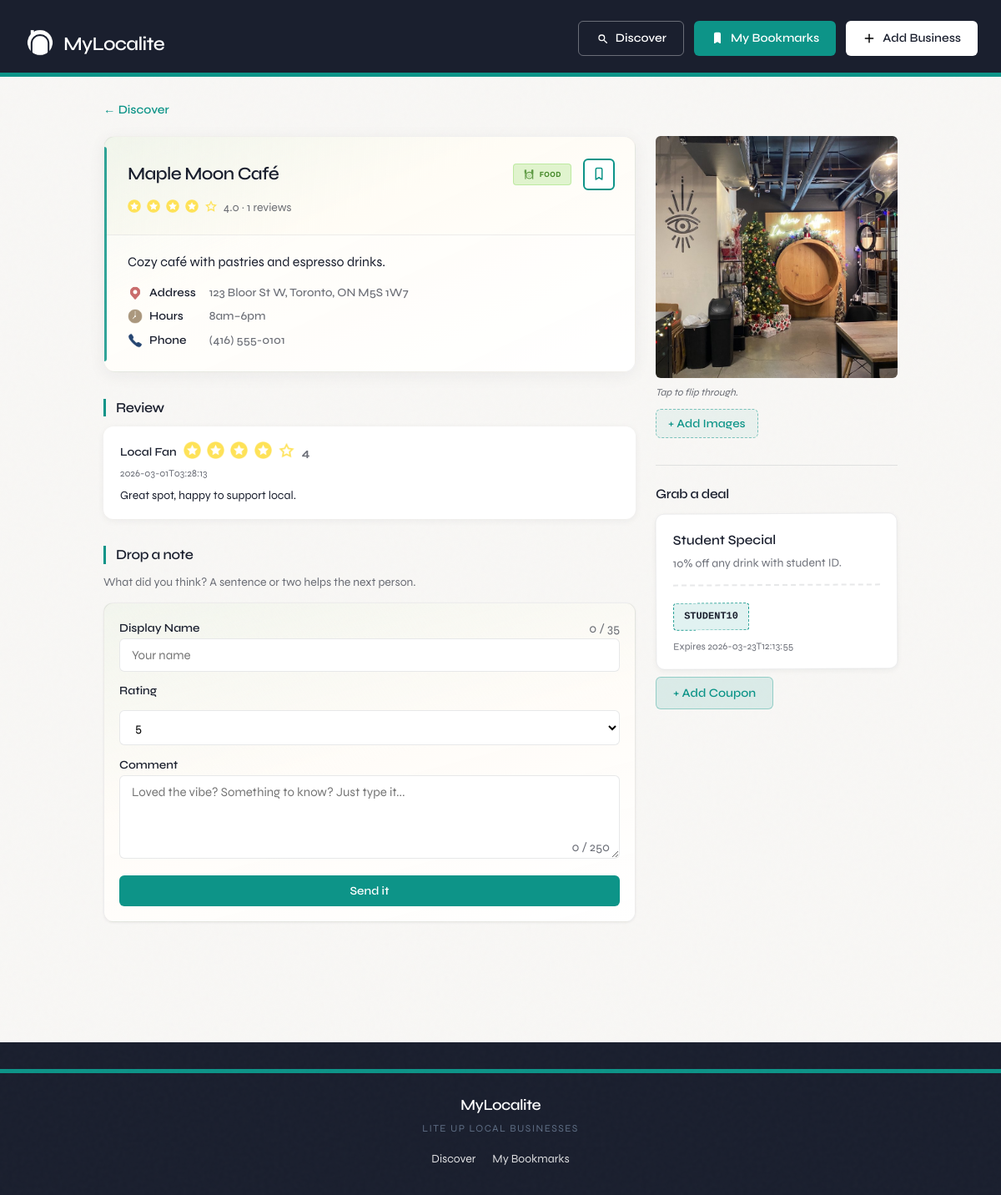
/business/1, run on the app's committed database.
### tables this page shows
CREATE TABLE business (
        id INTEGER PRIMARY KEY AUTOINCREMENT,
        name TEXT,
        category TEXT,
        description TEXT,
        address TEXT,
        hours TEXT,
        phone TEXT
    );

CREATE TABLE review (
        id INTEGER PRIMARY KEY AUTOINCREMENT,
        business_id INTEGER,
        username TEXT,
        rating INTEGER,
        comment TEXT,
        created_at TEXT,
        is_flagged INTEGER
    );

CREATE TABLE deal (
        id INTEGER PRIMARY KEY AUTOINCREMENT,
        business_id INTEGER,
        title TEXT,
        description TEXT,
        coupon_code TEXT,
        expires_at TEXT,
        is_active INTEGER
    );

### app.py (the view)
@app.route("/business/<int:business_id>")
def business_detail(business_id):
    business = fetch_business_by_id(business_id)
    if business is None:
        return "Business not found", 404
    deals = fetch_active_deals_for_business(business_id)
    reviews = fetch_reviews_for_business(business_id)
    owner_id = get_bookmark_owner_id()
    bookmarked = is_bookmarked(owner_id, business_id)
    photos = fetch_photos_for_business(business_id)
    return render_template(
        "business.html",
        business=business,
        deals=deals,
        reviews=reviews,
        bookmarked=bookmarked,
        photos=photos,
    )

### app.py (called while the page is built)
def get_conn():
    conn = sqlite3.connect(DB_PATH, timeout=DB_TIMEOUT)
    conn.execute("PRAGMA journal_mode=WAL")
    return conn

def get_bookmark_owner_id() -> str:
    if "bookmark_owner_id" not in session:
        session["bookmark_owner_id"] = str(uuid.uuid4())
    return session["bookmark_owner_id"]

def fetch_business_by_id(business_id: int):
    conn = get_conn()
    conn.row_factory = sqlite3.Row
    cur = conn.cursor()
    cur.execute("""
        SELECT b.*,
               IFNULL(AVG(r.rating), 0) AS avg_rating,
               COUNT(r.id) AS review_count
        FROM business b
        LEFT JOIN review r ON r.business_id = b.id
        WHERE b.id = ?
        GROUP BY b.id
    """, (business_id,))
    row = cur.fetchone()
    conn.close()
    return row

def fetch_active_deals_for_business(business_id: int):
    conn = get_conn()
    conn.row_factory = sqlite3.Row
    cur = conn.cursor()
    cur.execute("""
        SELECT *
        FROM deal
        WHERE business_id = ?
          AND is_active = 1
        ORDER BY expires_at ASC
    """, (business_id,))
    rows = cur.fetchall()
    conn.close()
    return rows

def fetch_reviews_for_business(business_id: int):
    conn = get_conn()
    conn.row_factory = sqlite3.Row
    cur = conn.cursor()
    cur.execute("""
        SELECT *
        FROM review
        WHERE business_id = ?
        ORDER BY created_at DESC
    """, (business_id,))
    rows = cur.fetchall()
    conn.close()
    return rows

def fetch_photos_for_business(business_id: int):
    conn = get_conn()
    cur = conn.cursor()
    cur.execute(
        "SELECT filename FROM business_photo WHERE business_id = ? ORDER BY id ASC",
        (business_id,),
    )
    rows = cur.fetchall()
    conn.close()
    return [{"url": url_for("static", filename=f"uploads/{r[0]}")} for r in rows]

def is_bookmarked(owner_id: str, business_id: int) -> bool:
    conn = get_conn()
    cur = conn.cursor()
    cur.execute("""
        SELECT 1 FROM bookmark
        WHERE username = ? AND business_id = ?
        LIMIT 1
    """, (owner_id, business_id))
    row = cur.fetchone()
    conn.close()
    return row is not None

### templates/business.html (shortened to what this page needs)
{% extends "base.html" %}
{% block content %}
<a href="{{ url_for('discover') }}" class="back-link">← Discover</a>
{% set hero_photos = photos|default([]) %}
<div class="business-detail business-detail--{{ business['category']|lower }}">
    <div class="business-layout">
        <div class="business-main">
            <div class="business-hero">
            <header class="business-header">
                <div class="business-header-top">
                    <h1 class="business-title">{{ business["name"] }}</h1>
                    <span class="pill pill--{{ business['category']|lower }}">
                        <img class="pill-icon" src="{{ url_for('static', filename='media/' ~ (business['category']|lower) ~ '.svg') }}" alt="" aria-hidden="true">
                        <span class="pill-text">{{ business["category"] }}</span>
                    </span>
                    <div class="business-header-bookmark">
                        <form method="POST" action="/bookmark/toggle" style="display:inline; margin:0;">
                            <button type="submit" class="icon-btn {{ 'saved' if bookmarked else '' }}" title="{{ 'Saved' if bookmarked else 'Save' }}" aria-label="{{ 'Saved' if bookmarked else 'Save' }}" aria-pressed="{{ 'true' if bookmarked else 'false' }}">
                                <img class="bookmark-icon" src="{{ url_for('static', filename='media/bookmark-filled.svg') if bookmarked else url_for('static', filename='media/bookmark.svg') }}" alt="" aria-hidden="true">
                            </button>
                        </form>
                    </div>
                </div>
                <p class="business-rating">
                    {% set filled = (business['avg_rating']|round(0)) %}
                    {% for i in range(5) %}
                        <img class="icon-star" src="{{ url_for('static', filename='media/star-2.png' if i < filled else 'media/star-1.png') }}" alt="">
                    {% endfor %}
                    {{ "%.1f"|format(business["avg_rating"]) }} · {{ business["review_count"] }} reviews
                </p>
            </header>
            <div class="business-info">
        <p class="business-desc">{{ business["description"] }}</p>
        <dl class="business-contact">
            <dt><img class="business-contact-icon" alt=""> Address</dt><dd>{{ business["address"] }}</dd>
            <dt><img class="business-contact-icon" alt=""> Hours</dt><dd>{{ business["hours"] }}</dd>
            <dt><img class="business-contact-icon" alt="phone"> Phone</dt><dd>{{ business["phone"] }}</dd>
        </dl>
    </div>
            </div>
    <section class="business-section business-section--reviews">
        <h2 class="business-section-title business-section-title--reviews">Review</h2>
        {% if reviews|length == 0 %}
        <p class="business-empty">Nobody’s written anything yet. You could be first!</p>
        {% else %}
        <ul class="review-list">
            {% for r in reviews %}
            <li class="review-item">
                <div class="review-item-head">
                    <strong>{{ r["username"] }}</strong>
                    <span class="review-item-rating">
                        {% set review_filled = (r['rating']|round(0)) %}
                        {% for i in range(5) %}
                            <img class="icon-star" src="{{ url_for('static', filename='media/star-2.png' if i < review_filled else 'media/star-1.png') }}" alt="">
                        {% endfor %}
                        {{ r["rating"] }}
                    </span>
                </div>
                <time class="review-item-time">{{ r["created_at"] }}</time>
                <p class="review-item-comment">{{ r["comment"] }}</p>
            </li>
            {% endfor %}
        </ul>
        {% endif %}
    </section>
    <section class="business-section business-section--review-form">
        <h2 class="business-section-title business-section-title--form">Drop a note</h2>
        <p class="business-section-kicker">What did you think? A sentence or two helps the next person.</p>
        <div class="form-card form-card--compact form-card--review">
            <form id="reviewForm" class="review-form">
                <div class="form-field-with-count">
                    <label for="username">Display Name</label>
                    <span id="usernameCharCount" class="char-count char-count--inline" aria-live="polite">0 / 35</span>
                    <input id="username" type="text" name="username" class="input" placeholder="Your name" maxlength="35">
                </div>
                <label for="rating">Rating</label>
                <select id="rating" name="rating" class="select">
                    <option value="5">5</option>
                </select>
                <div class="form-field-with-count form-field-with-count--textarea">
                    <label for="comment">Comment</label>
                    <textarea id="comment" name="comment" class="textarea" rows="3" placeholder="Loved the vibe? Something to know? Just type it..." maxlength="250"></textarea>
                    <span id="commentCharCount" class="char-count char-count--bottom-right" aria-live="polite">0 / 250</span>
                </div>
                <button type="submit" class="btn btn-warm">Send it</button>
            </form>
        </div>
    </section>
        </div>
        <aside class="business-side">
            <div class="business-media">
                {% if hero_photos|length > 0 %}
                <button type="button" class="business-media-img" id="heroImageBtn" data-open-gallery="0" aria-label="View image gallery">
                    <img src="{{ hero_photos[0]['url'] }}" alt="Photo of {{ business['name'] }}" loading="lazy">
                </button>
                <p class="business-media-hint">Tap to flip through.</p>
                <button type="button" class="btn btn-add-image" id="addImageBtn" aria-label="Add images (up to 5)">+ Add Images</button>
                {% else %}
                <div class="business-media-placeholder">
                    <p class="business-media-placeholder-text">No pics yet. Got one? Add it here.</p>
                    <button type="button" class="btn btn-add-image" id="addImageBtn" aria-label="Add images (up to 5)">+ Add a photo</button>
                </div>
                {% endif %}
            </div>
            <section class="business-section business-section--deals">
                <h2 class="business-section-title business-section-title--deals">Grab a deal</h2>
                {% if deals|length == 0 %}
                <p class="business-empty business-empty--deals">No deals right now. Next time maybe!</p>
                {% else %}
                <ul class="deal-list">
                    {% for d in deals %}
                    <li class="deal-card">
                        <strong class="deal-card-title">{{ d["title"] }}</strong>
                        <p class="deal-card-desc">{{ d["description"] }}</p>
                        <div class="deal-card-tear">
                            <span class="coupon-chip">{{ d["coupon_code"] }}</span>
                        </div>
                        <p class="deal-card-expiry">Expires {{ d["expires_at"] }}</p>
                    </li>
                    {% endfor %}
                </ul>
                {% endif %}
                <button type="button" class="btn btn-view btn-add-coupon" id="addCouponBtn" style="margin-top: 8px;">+ Add Coupon</button>
            </section>
        </aside>
    </div>
</div>
{% endblock %}

### data on the page
business: name "Maple Moon Café", category "FOOD", description "Cozy café with pastries and espresso drinks.", address "123 Bloor St W, Toronto, ON M5S 1W7", hours "8am–6pm", phone "(416) 555-0101"
review: username "Local Fan", rating "4", created_at "2026-03-01T03:28:13", comment "Great spot, happy to support local."
deal: title "Student Special", description "10% off any drink with student ID.", coupon_code "STUDENT10", expires_at "2026-03-23T12:13:55"

### other printed values
{{ "%.1f"|format(business["avg_rating"]) }} "4.0"
{{ business["review_count"] }} "1"
